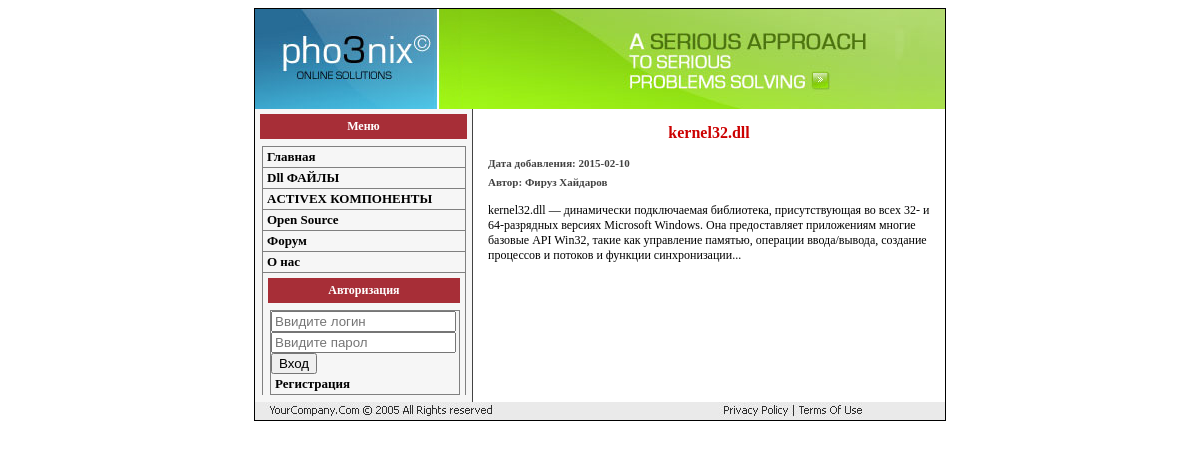
Page /view_lesson.php?id=10 on the committed database.
### tables this page shows
CREATE TABLE `lessons` (
  `id` int(4) NOT NULL AUTO_INCREMENT,
  `title` varchar(255) NOT NULL DEFAULT '',
  `meta_d` varchar(255) NOT NULL DEFAULT '',
  `meta_k` varchar(255) NOT NULL DEFAULT '',
  `date` date NOT NULL DEFAULT '0000-00-00',
  `description` text NOT NULL,
  `text` text NOT NULL,
  `author` varchar(255) NOT NULL DEFAULT '',
  PRIMARY KEY (`id`)
);

### view_lesson.php (the view, shortened to what this page needs)
<?php
include ("blocks/bd.php");
if (isset($_GET['id'])) {$id = $_GET['id'];}
$result = mysql_query("SELECT * FROM lessons WHERE id='$id'",$db);
$myrow = mysql_fetch_array($result);
?>
<!DOCTYPE HTML PUBLIC "-//W3C//DTD HTML 4.01 Transitional//EN" "http://www.w3.org/TR/html4/loose.dtd">
<html>
<head>
<link href="style.css" rel="stylesheet" type="text/css">
</head>
<body>
<table width="690" border="0" align="center" cellpadding="0" cellspacing="0" bgcolor="#FFFFFF" class="main_border">
<?php include("blocks/header.php");   ?>
  <tr>
    <td><table width="690" border="0" cellspacing="0" cellpadding="0">
      <tr>
<?php include ("blocks/lefttd.php");  ?>
        <td valign="top">
        <p class="view_title"><?php echo $myrow['title']; ?></p>
        <p class="view_date">Дата добавления: <?php echo $myrow['date']; ?></p>
        <p class="view_date">Автор: <?php echo $myrow['author']; ?></p>
          <p><?php echo $myrow['text']; ?>          </p>
          <p>&nbsp;</p></td>
      </tr>
    </table></td>
  </tr>
<?php  include ("blocks/footer.php");        ?>
</table>
</body>
</html>

### style.css (style rules this page uses)
.main_border { border:1px solid #000000; }
p { font-family:Verdana; font-size:12px; margin:15px; }
.view_title { font-size:16px; font-weight:bold; color:#cc0000; text-align:center; }
.view_date { font-size:11px; color:#424242; margin-top:7px; margin-bottom:7px; font-weight:bold; }

### rows in the picture
lessons: title "kernel32.dll", date "2015-02-10", author "Фируз Хайдаров", text "kernel32.dll — динамически подключаемая библиотека, присутствующая во всех 32- и 64-разрядных версиях Microsoft Windows. Она предоставляет приложениям многие базовые API Win32, такие как управление памятью, операции ввода/вывода, создание процессов и потоков и функции синхронизации..."
